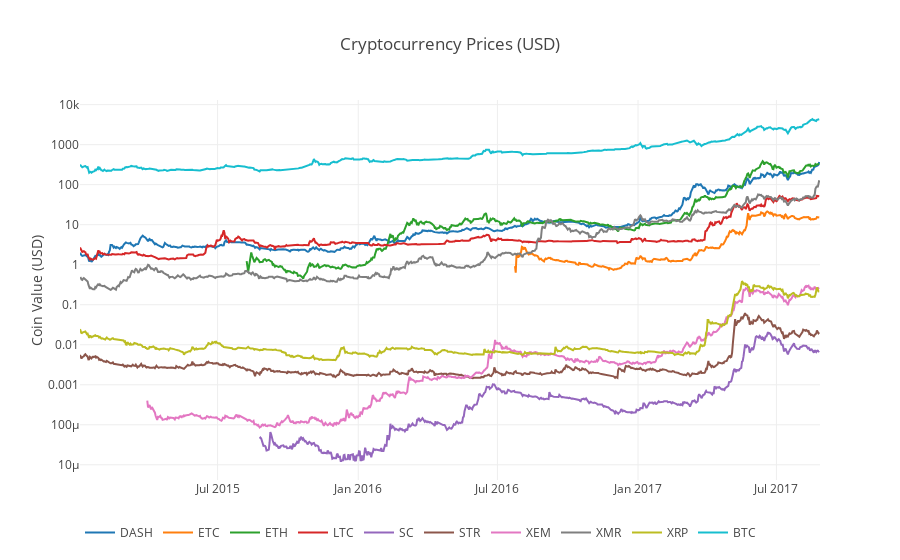

Notebook source saved alongside this figure:
### Code cell
for altcoin in altcoin_data.keys():
    altcoin_data[altcoin]['price_usd'] =  altcoin_data[altcoin]['weightedAverage'] * btc_usd_datasets['avg_btc_price_usd']
    
combined_df = merge_dfs_on_column(list(altcoin_data.values()), list(altcoin_data.keys()), 'price_usd')
combined_df['BTC'] = btc_usd_datasets['avg_btc_price_usd']
df_scatter(combined_df, 'Cryptocurrency Prices (USD)', seperate_y_axis=False, y_axis_label='Coin Value (USD)', scale='log')

### Figure 1 — Plotly figure (JSON) as saved in the notebook; plotly's stock layout.template omitted (floating-point values rounded to 4 significant figures; data arrays with more than 128 entries replaced by an {"elided": "..."} marker saying what was removed)
{"data": [{"name": "DASH", "type": "scatter", "visible": "visible", "x": {"elided": "969 str values"}, "y": {"elided": "969 float values"}}, {"name": "ETC", "type": "scatter", "visible": "visible", "x": {"elided": "969 str values"}, "y": {"elided": "969 float values"}}, {"name": "ETH", "type": "scatter", "visible": "visible", "x": {"elided": "969 str values"}, "y": {"elided": "969 float values"}}, {"name": "LTC", "type": "scatter", "visible": "visible", "x": {"elided": "969 str values"}, "y": {"elided": "969 float values"}}, {"name": "SC", "type": "scatter", "visible": "visible", "x": {"elided": "969 str values"}, "y": {"elided": "969 float values"}}, {"name": "STR", "type": "scatter", "visible": "visible", "x": {"elided": "969 str values"}, "y": {"elided": "969 float values"}}, {"name": "XEM", "type": "scatter", "visible": "visible", "x": {"elided": "969 str values"}, "y": {"elided": "969 float values"}}, {"name": "XMR", "type": "scatter", "visible": "visible", "x": {"elided": "969 str values"}, "y": {"elided": "969 float values"}}, {"name": "XRP", "type": "scatter", "visible": "visible", "x": {"elided": "969 str values"}, "y": {"elided": "969 float values"}}, {"name": "BTC", "type": "scatter", "visible": "visible", "x": {"elided": "969 str values"}, "y": {"elided": "969 float values"}}], "layout": {"legend": {"orientation": "h"}, "title": "Cryptocurrency Prices (USD)", "xaxis": {"type": "date"}, "yaxis": {"showticklabels": true, "title": "Coin Value (USD)", "type": "log"}}}
